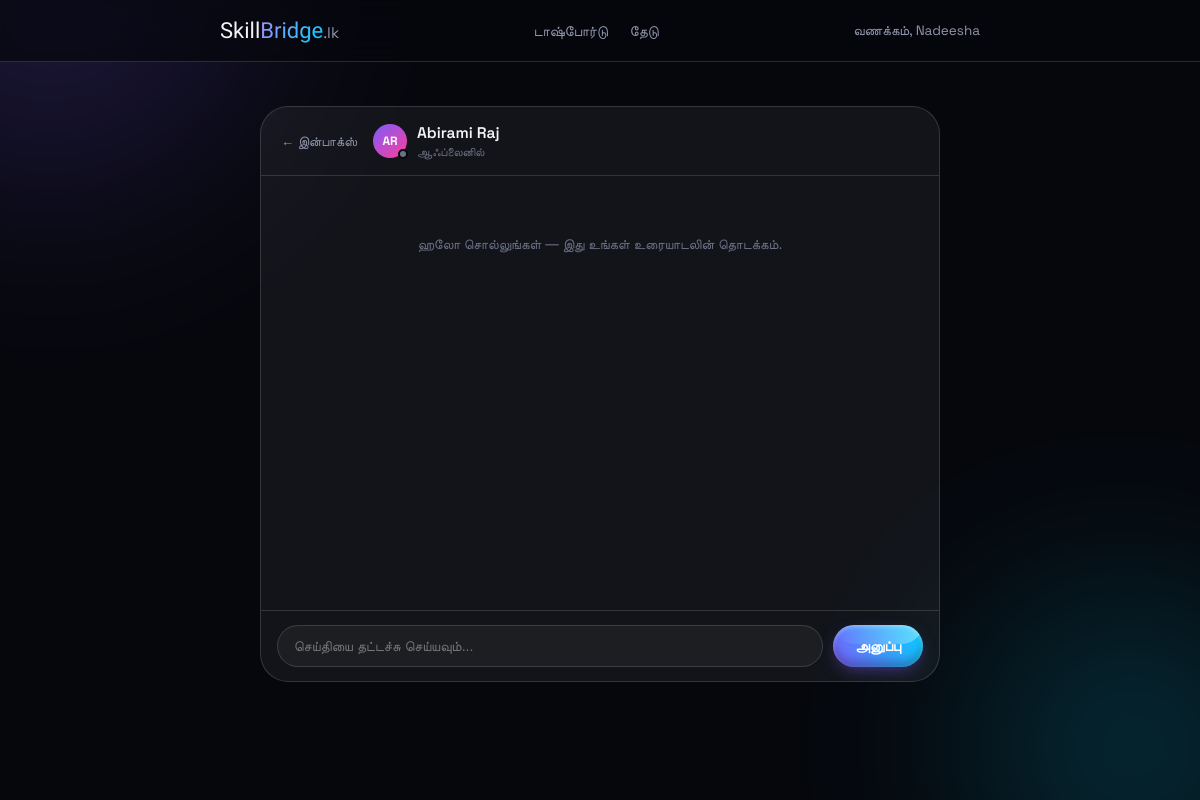
The app's page /tamil/messages.php?with=3 (signed in) with its own data.
### tables this page shows
CREATE TABLE `users` (
  `user_id` int(10) UNSIGNED NOT NULL,
  `full_name` varchar(120) NOT NULL,
  `email` varchar(150) NOT NULL,
  `password_hash` varchar(255) NOT NULL,
  `role` enum('freelancer','client','admin') NOT NULL,
  `language_pref` enum('tamil','english','sinhala') NOT NULL DEFAULT 'english',
  `phone` varchar(20) DEFAULT NULL,
  `last_seen` timestamp NULL DEFAULT NULL,
  `photo_path` varchar(255) DEFAULT NULL,
  `is_active` tinyint(1) NOT NULL DEFAULT 1,
  `created_at` timestamp NOT NULL DEFAULT current_timestamp(),
  `updated_at` timestamp NOT NULL DEFAULT current_timestamp() ON UPDATE current_timestamp()
);

### tamil/messages.php (the view, shortened to what this page needs)
<?php
require_once __DIR__ . '/session.php';
$myId = (int) $_SESSION['user_id'];
$withId = (int) ($_GET['with'] ?? 0);
$dashboardHref = match ($_SESSION['role'] ?? '') {
    'freelancer' => 'dashboard.php',
    'admin'      => 'admin-dashboard.php',
    default      => 'client-dashboard.php',
};
$dbError = false;
$dbErrorDetail = '';
$otherPerson = null;
$thread = [];
$presence = ['online' => false, 'label' => ''];
function formatPresence(?string $lastSeen): array
{
    if (!$lastSeen) {
        return ['online' => false, 'label' => 'ஆஃப்லைனில்'];
    }
    $label = 'கடைசியாகப் பார்க்கப்பட்டது ' . date('d M, H:i', strtotime($lastSeen));
    return ['online' => false, 'label' => $label];
}
try {
    if ($withId > 0) {
        $stmt = $pdo->prepare('SELECT user_id, full_name, last_seen FROM users WHERE user_id = :user_id LIMIT 1');
        $stmt->execute(['user_id' => $withId]);
        $otherPerson = $stmt->fetch() ?: null;
        if ($otherPerson) {
            $presence = formatPresence($otherPerson['last_seen'] ?? null);
            $stmt = $pdo->prepare("
                SELECT message_id, sender_id, content, sent_at
                FROM messages
                WHERE (sender_id = :me1 AND receiver_id = :them1)
                   OR (sender_id = :them2 AND receiver_id = :me2)
                ORDER BY sent_at ASC
            ");
            $stmt->execute([
                'me1' => $myId, 'them1' => $withId,
                'them2' => $withId, 'me2' => $myId,
            ]);
            $thread = $stmt->fetchAll();
        }
    }
} catch (PDOException $e) {
    error_log('SkillBridge messages.php load error: ' . $e->getMessage());
    $dbError = true;
    $dbErrorDetail = $e->getMessage();
}
function initials(string $name): string
{
    $parts = preg_split('/\s+/', trim($name));
    $letters = array_map(fn($p) => mb_strtoupper(mb_substr($p, 0, 1)), array_slice($parts, 0, 2));
    return implode('', $letters) ?: '?';
}
?>
<!DOCTYPE html>
<html lang="ta">
<head>
<link rel="stylesheet" href="assets/css/messages.css">
</head>
<body>
<div class="scene" aria-hidden="true">
  <div class="orb orb-violet"></div>
  <div class="orb orb-cyan"></div>
</div>
<header class="nav">
  <div class="nav-inner">
    <a href="index(TAM).html" class="brand-mark">Skill<span class="brand-accent">Bridge</span><span class="brand-tld">.lk</span></a>
    <nav class="nav-links">
      <a href="<?php echo $dashboardHref; ?>">டாஷ்போர்டு</a>
      <a href="search.php">தேடு</a>
    </nav>
    <span class="nav-hello">வணக்கம், <?php echo htmlspecialchars(explode(' ', $_SESSION['full_name'])[0], ENT_QUOTES); ?></span>
  </div>
</header>
<main class="messages-page">
  <?php if ($dbError): ?>
    <div class="empty-state">
      <div class="empty-glyph">!</div>
      <h3>செய்திகளை ஏற்ற முடியவில்லை</h3>
      <p>தரவுத்தளத்தை அணுகுவதில் ஏதோ தவறு நடந்தது. சிறிது நேரத்தில் மீண்டும் முயற்சிக்கவும்.</p>
      <?php if (isset($_GET['debug'])): ?>
        <p class="debug-detail"><?php echo htmlspecialchars($dbErrorDetail, ENT_QUOTES); ?></p>
      <?php endif; ?>
    </div>
  <?php elseif ($withId > 0): ?>
    <div class="thread-shell">
      <div class="thread-header">
        <a href="messages.php" class="thread-back">← இன்பாக்ஸ்</a>
        <div class="thread-who">
          <span class="thread-avatar">
            <?php echo htmlspecialchars(initials($otherPerson['full_name']), ENT_QUOTES); ?>
            <span class="status-dot <?php echo $presence['online'] ? 'is-online' : ''; ?>" id="statusDot"></span>
          </span>
          <span class="thread-who-text">
            <h2><?php echo htmlspecialchars($otherPerson['full_name'], ENT_QUOTES); ?></h2>
            <span class="thread-status <?php echo $presence['online'] ? 'is-online' : ''; ?>" id="threadStatus"><?php echo htmlspecialchars($presence['label'], ENT_QUOTES); ?></span>
          </span>
        </div>
      </div>
      <div class="thread-messages" id="threadMessages" data-with-id="<?php echo $withId; ?>" data-my-id="<?php echo $myId; ?>" data-last-id="<?php echo !empty($thread) ? (int) $thread[count($thread) - 1]['message_id'] : 0; ?>">
        <?php if (empty($thread)): ?>
          <p class="thread-empty">ஹலோ சொல்லுங்கள் — இது உங்கள் உரையாடலின் தொடக்கம்.</p>
        <?php endif; ?>
      </div>
      <form method="POST" action="messages.php?with=<?php echo $withId; ?>" class="thread-composer" id="composerForm" data-with-id="<?php echo $withId; ?>">
        <input type="text" name="content" placeholder="செய்தியை தட்டச்சு செய்யவும்..." autocomplete="off" required>
        <button type="submit" class="btn btn-primary">அனுப்பு</button>
      </form>
    </div>
  <?php endif; ?>
</main>
</body>
</html>

### records on screen
users: full_name "AR", full_name "Abirami Raj", last_seen "ஆஃப்லைனில்"

### other values on screen
explode(' ', $_SESSION['full_name'])[0] "Nadeesha"
